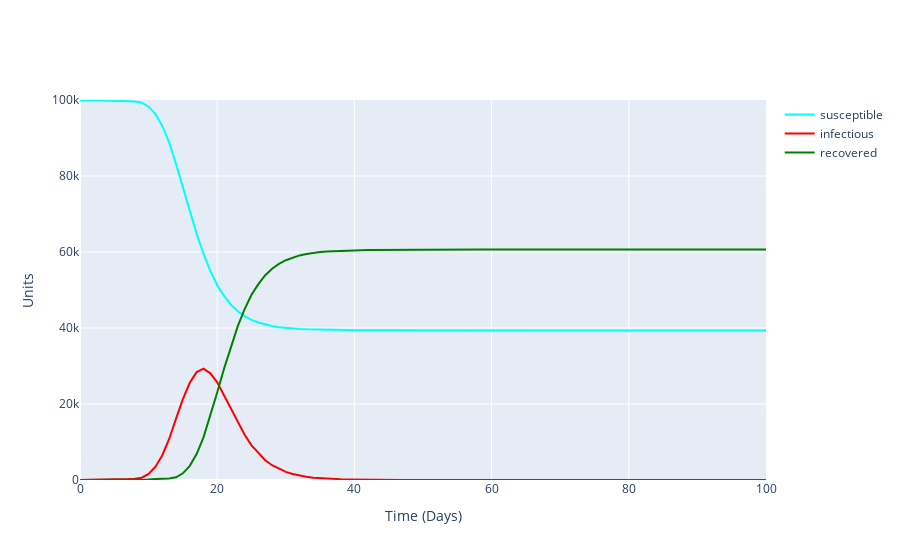

Notebook cell for this chart:
### Markdown cell above
## Plotting how the total number of each infection state evolves over time (average over all simulations)

### Code cell
average_node_count = np.mean(np.asarray(compiled_node_count),axis=0)

fig = go.Figure()
fig.add_trace(go.Scatter(x=np.arange(0,len(average_node_count)), y=[v[0] for v in average_node_count],
                    mode='lines', name='susceptible', line=dict(color='aqua', width=2)))
fig.add_trace(go.Scatter(x=np.arange(0,len(average_node_count)), y=[v[1] for v in average_node_count],
                    mode='lines', name='infectious', line=dict(color='red', width=2)))
fig.add_trace(go.Scatter(x=np.arange(0,len(average_node_count)), y=[v[2] for v in average_node_count],
                    mode='lines', name='recovered', line=dict(color='green', width=2)))
fig.update_layout(xaxis_title='Time (Days)', yaxis_title='Units',yaxis=dict(range=[0, total_units]))
fig.show()

### Figure 1 — Plotly figure (JSON) as saved in the notebook; plotly's stock layout.template omitted (floating-point values rounded to 4 significant figures)
{"data": [{"line": {"color": "aqua", "width": 2}, "mode": "lines", "name": "susceptible", "type": "scatter", "x": [0, 1, 2, 3, 4, 5, 6, 7, 8, 9, 10, 11, 12, 13, 14, 15, 16, 17, 18, 19, 20, 21, 22, 23, 24, 25, 26, 27, 28, 29, 30, 31, 32, 33, 34, 35, 36, 37, 38, 39, 40, 41, 42, 43, 44, 45, 46, 47, 48, 49, 50, 51, 52, 53, 54, 55, 56, 57, 58, 59, 60, 61, 62, 63, 64, 65, 66, 67, 68, 69, 70, 71, 72, 73, 74, 75, 76, 77, 78, 79, 80, 81, 82, 83, 84, 85, 86, 87, 88, 89, 90, 91, 92, 93, 94, 95, 96, 97, 98, 99, 100], "y": [99990, 99975, 99952, 99921, 99891, 99841, 99760, 99688, 99579, 99279, 98244, 96266, 93164, 88782, 83115, 76960, 70695, 64766, 59492, 55042, 51272, 48446, 46100, 44404, 43136, 42154, 41435, 40899, 40516, 40213, 40014, 39859, 39750, 39668, 39599, 39541, 39511, 39480, 39460, 39444, 39425, 39416, 39406, 39400, 39395, 39390, 39387, 39386, 39382, 39380, 39378, 39376, 39374, 39373, 39373, 39373, 39373, 39373, 39373, 39373, 39373, 39373, 39373, 39373, 39373, 39373, 39373, 39373, 39373, 39373, 39373, 39373, 39373, 39373, 39373, 39373, 39373, 39373, 39373, 39373, 39373, 39373, 39373, 39373, 39373, 39373, 39373, 39373, 39373, 39373, 39373, 39373, 39373, 39373, 39373, 39373, 39373, 39373, 39373, 39373, 39373]}, {"line": {"color": "red", "width": 2}, "mode": "lines", "name": "infectious", "type": "scatter", "x": [0, 1, 2, 3, 4, 5, 6, 7, 8, 9, 10, 11, 12, 13, 14, 15, 16, 17, 18, 19, 20, 21, 22, 23, 24, 25, 26, 27, 28, 29, 30, 31, 32, 33, 34, 35, 36, 37, 38, 39, 40, 41, 42, 43, 44, 45, 46, 47, 48, 49, 50, 51, 52, 53, 54, 55, 56, 57, 58, 59, 60, 61, 62, 63, 64, 65, 66, 67, 68, 69, 70, 71, 72, 73, 74, 75, 76, 77, 78, 79, 80, 81, 82, 83, 84, 85, 86, 87, 88, 89, 90, 91, 92, 93, 94, 95, 96, 97, 98, 99, 100], "y": [10, 25, 48, 79, 109, 149, 215, 264, 342, 612, 1597, 3494, 6524, 10797, 16164, 21284, 25571, 28398, 29290, 28073, 25688, 22249, 18666, 15088, 11906, 9118, 7011, 5201, 3888, 2923, 2140, 1576, 1149, 848, 614, 473, 348, 270, 208, 155, 116, 95, 74, 60, 49, 35, 29, 20, 18, 15, 12, 11, 12, 9, 7, 5, 3, 1, 0, 0, 0, 0, 0, 0, 0, 0, 0, 0, 0, 0, 0, 0, 0, 0, 0, 0, 0, 0, 0, 0, 0, 0, 0, 0, 0, 0, 0, 0, 0, 0, 0, 0, 0, 0, 0, 0, 0, 0, 0, 0, 0]}, {"line": {"color": "green", "width": 2}, "mode": "lines", "name": "recovered", "type": "scatter", "x": [0, 1, 2, 3, 4, 5, 6, 7, 8, 9, 10, 11, 12, 13, 14, 15, 16, 17, 18, 19, 20, 21, 22, 23, 24, 25, 26, 27, 28, 29, 30, 31, 32, 33, 34, 35, 36, 37, 38, 39, 40, 41, 42, 43, 44, 45, 46, 47, 48, 49, 50, 51, 52, 53, 54, 55, 56, 57, 58, 59, 60, 61, 62, 63, 64, 65, 66, 67, 68, 69, 70, 71, 72, 73, 74, 75, 76, 77, 78, 79, 80, 81, 82, 83, 84, 85, 86, 87, 88, 89, 90, 91, 92, 93, 94, 95, 96, 97, 98, 99, 100], "y": [0, 0, 0, 0, 0, 10, 25, 48, 79, 109, 159, 240, 312, 421, 721, 1756, 3734, 6836, 11218, 16885, 23040, 29305, 35234, 40508, 44958, 48728, 51554, 53900, 55596, 56864, 57846, 58565, 59101, 59484, 59787, 59986, 60141, 60250, 60332, 60401, 60459, 60489, 60520, 60540, 60556, 60575, 60584, 60594, 60600, 60605, 60610, 60613, 60614, 60618, 60620, 60622, 60624, 60626, 60627, 60627, 60627, 60627, 60627, 60627, 60627, 60627, 60627, 60627, 60627, 60627, 60627, 60627, 60627, 60627, 60627, 60627, 60627, 60627, 60627, 60627, 60627, 60627, 60627, 60627, 60627, 60627, 60627, 60627, 60627, 60627, 60627, 60627, 60627, 60627, 60627, 60627, 60627, 60627, 60627, 60627, 60627]}], "layout": {"xaxis": {"title": {"text": "Time (Days)"}}, "yaxis": {"range": [0, 100000], "title": {"text": "Units"}}}}
